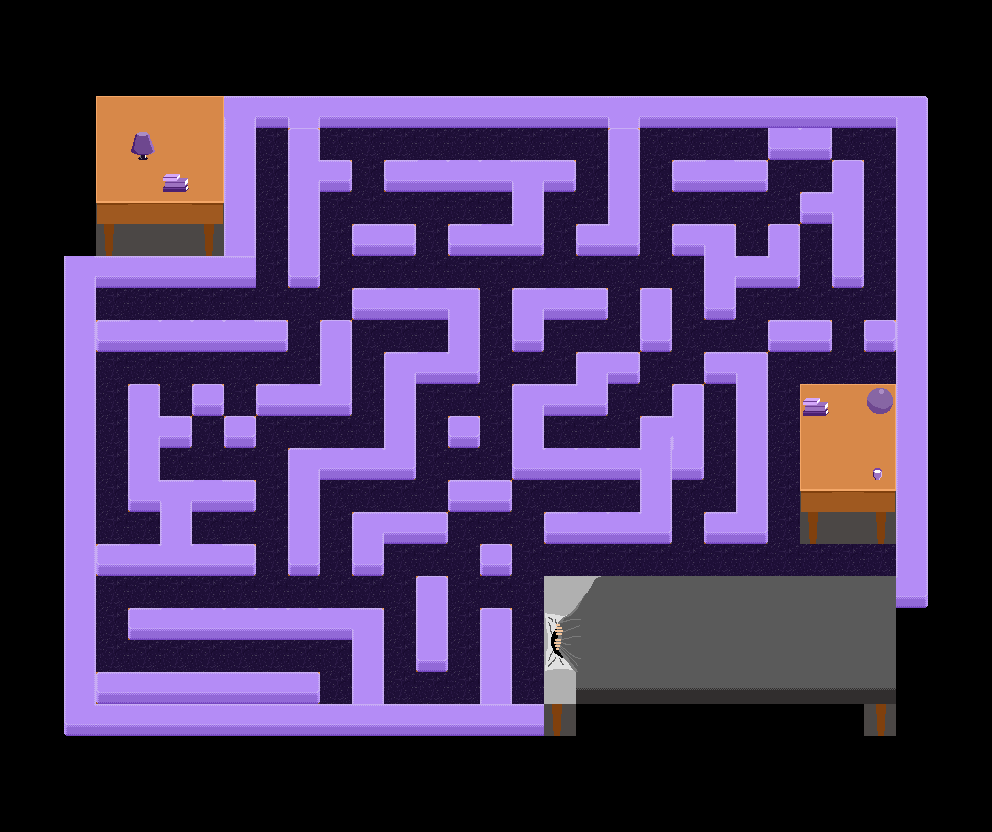

Tiled map render using the project's own tile images. Description and the map definition, with tile-layer contents summarised, below:
An orthogonal 31x26 tile map with 32x32 px tiles, 6 tile layers (floor, safety, walls, outer, ...), 3 tilesets and 4 objects (baku, spirit1, spirit2, spirit3).

<map version="1.0" tiledversion="1.1.6" orientation="orthogonal" renderorder="right-down" width="31" height="26" tilewidth="32" tileheight="32" infinite="0" nextobjectid="5">
 <tileset firstgid="1" source="tileset.tsx" />
 <tileset firstgid="37" name="Bed tiles" tilewidth="32" tileheight="32" tilecount="36" columns="6">
  <image source="../images/Bed final.png" width="196" height="196" />
 </tileset>
 <tileset firstgid="73" source="bed test.tsx" />
 <layer name="floor" width="31" height="26" opacity="0.36">
  <data>[806 cells, 475 non-empty, 1 distinct tile ids]</data>
 </layer>
 <layer name="safety" width="31" height="26">
  <data>[806 cells, 182 non-empty, 1 distinct tile ids]</data>
 </layer>
 <layer name="walls" width="31" height="26">
  <data>[806 cells, 261 non-empty, 27 distinct tile ids]</data>
 </layer>
 <layer name="outer" width="31" height="26">
  <data>[806 cells, 90 non-empty, 11 distinct tile ids]</data>
 </layer>
 <layer name="Details" width="31" height="26">
  <data>[806 cells, 10 non-empty, 3 distinct tile ids]</data>
 </layer>
 <layer name="Details 2" width="31" height="26">
  <data>[806 cells, 47 non-empty, 11 distinct tile ids]</data>
 </layer>
 <objectgroup name="entities">
  <object id="1" name="baku" x="100" y="293" width="24" height="23" />
  <object id="2" name="spirit1" x="552" y="420" width="22" height="24" />
  <object id="3" name="spirit2" x="646.012" y="168.095" width="18.1279" height="16.4799" />
  <object id="4" name="spirit3" x="262.03" y="650.956" width="21.4239" height="14.8319" />
 </objectgroup>
</map>
